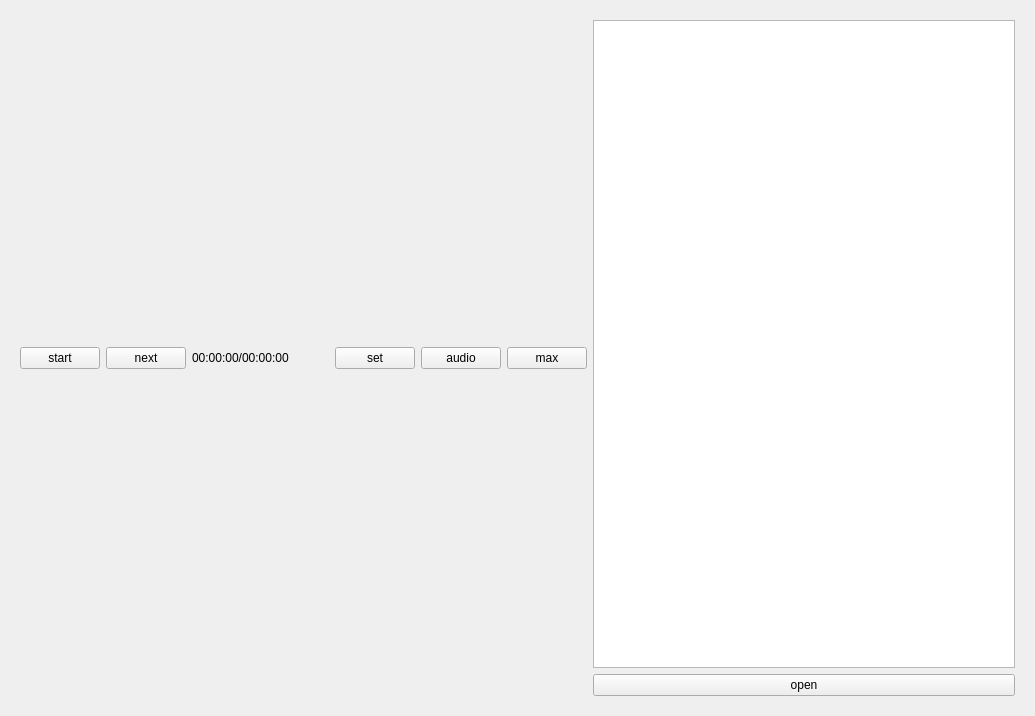
<?xml version="1.0" encoding="UTF-8"?>
<ui version="4.0">
 <class>VideoWidget</class>
 <widget class="QWidget" name="VideoWidget">
  <property name="geometry">
   <rect>
    <x>0</x>
    <y>0</y>
    <width>1035</width>
    <height>716</height>
   </rect>
  </property>
  <property name="windowTitle">
   <string>Form</string>
  </property>
  <layout class="QHBoxLayout" name="horizontalLayout_4">
   <item>
    <widget class="QWidget" name="widget" native="true">
     <layout class="QHBoxLayout" name="horizontalLayout_3">
      <item>
       <layout class="QHBoxLayout" name="horizontalLayout_2">
        <item>
         <layout class="QVBoxLayout" name="verticalLayout_2">
          <item>
           <layout class="QHBoxLayout" name="horizontalLayout">
            <item>
             <widget class="QPushButton" name="start_pause">
              <property name="text">
               <string>start</string>
              </property>
             </widget>
            </item>
            <item>
             <widget class="QPushButton" name="next">
              <property name="text">
               <string>next</string>
              </property>
             </widget>
            </item>
            <item>
             <widget class="QLabel" name="time__stamp">
              <property name="text">
               <string>00:00:00/00:00:00</string>
              </property>
             </widget>
            </item>
            <item>
             <spacer name="horizontalSpacer">
              <property name="orientation">
               <enum>Qt::Horizontal</enum>
              </property>
              <property name="sizeHint" stdset="0">
               <size>
                <width>40</width>
                <height>20</height>
               </size>
              </property>
             </spacer>
            </item>
            <item>
             <widget class="QPushButton" name="settings">
              <property name="text">
               <string>set</string>
              </property>
             </widget>
            </item>
            <item>
             <widget class="QPushButton" name="adjust_volume">
              <property name="text">
               <string>audio</string>
              </property>
             </widget>
            </item>
            <item>
             <widget class="QPushButton" name="max_screen">
              <property name="text">
               <string>max</string>
              </property>
             </widget>
            </item>
           </layout>
          </item>
         </layout>
        </item>
        <item>
         <layout class="QVBoxLayout" name="verticalLayout">
          <item>
           <widget class="QTableWidget" name="video_dir"/>
          </item>
          <item>
           <widget class="QPushButton" name="open_file">
            <property name="text">
             <string>open</string>
            </property>
           </widget>
          </item>
         </layout>
        </item>
       </layout>
      </item>
     </layout>
    </widget>
   </item>
  </layout>
 </widget>
 <resources/>
 <connections/>
</ui>
